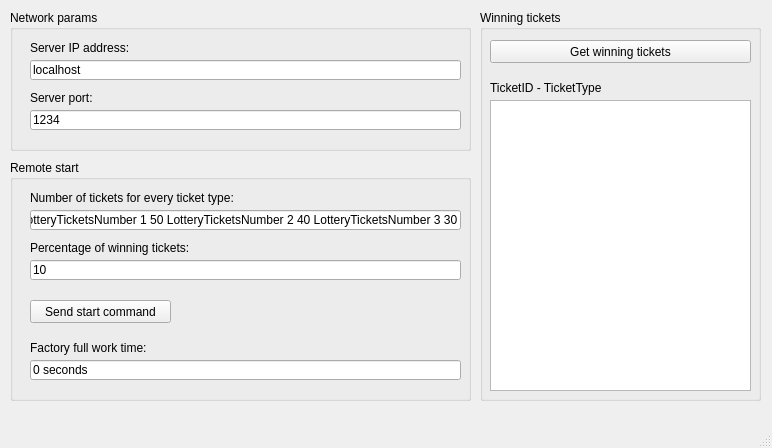
<?xml version="1.0" encoding="UTF-8"?>
<ui version="4.0">
 <class>MainWindow</class>
 <widget class="QMainWindow" name="MainWindow">
  <property name="geometry">
   <rect>
    <x>0</x>
    <y>0</y>
    <width>772</width>
    <height>448</height>
   </rect>
  </property>
  <property name="windowTitle">
   <string>MainWindow</string>
  </property>
  <widget class="QWidget" name="centralwidget">
   <widget class="QGroupBox" name="groupBox">
    <property name="geometry">
     <rect>
      <x>10</x>
      <y>160</y>
      <width>461</width>
      <height>241</height>
     </rect>
    </property>
    <property name="title">
     <string>Remote start</string>
    </property>
    <widget class="QLabel" name="label_4">
     <property name="geometry">
      <rect>
       <x>20</x>
       <y>30</y>
       <width>431</width>
       <height>16</height>
      </rect>
     </property>
     <property name="text">
      <string>Number of tickets for every ticket type:</string>
     </property>
    </widget>
    <widget class="QLineEdit" name="lineEdit_Prc">
     <property name="geometry">
      <rect>
       <x>20</x>
       <y>100</y>
       <width>431</width>
       <height>20</height>
      </rect>
     </property>
     <property name="text">
      <string>10</string>
     </property>
    </widget>
    <widget class="QLineEdit" name="lineEdit_Params">
     <property name="geometry">
      <rect>
       <x>20</x>
       <y>50</y>
       <width>431</width>
       <height>20</height>
      </rect>
     </property>
     <property name="text">
      <string>LotteryTicketsNumber 1 50 LotteryTicketsNumber 2 40 LotteryTicketsNumber 3 30</string>
     </property>
    </widget>
    <widget class="QLabel" name="label_5">
     <property name="geometry">
      <rect>
       <x>20</x>
       <y>80</y>
       <width>431</width>
       <height>16</height>
      </rect>
     </property>
     <property name="text">
      <string>Percentage of winning tickets:</string>
     </property>
    </widget>
    <widget class="QPushButton" name="pushButton_Send">
     <property name="geometry">
      <rect>
       <x>20</x>
       <y>140</y>
       <width>141</width>
       <height>23</height>
      </rect>
     </property>
     <property name="text">
      <string>Send start command</string>
     </property>
    </widget>
    <widget class="QLabel" name="label_6">
     <property name="geometry">
      <rect>
       <x>20</x>
       <y>180</y>
       <width>431</width>
       <height>16</height>
      </rect>
     </property>
     <property name="text">
      <string>Factory full work time:</string>
     </property>
    </widget>
    <widget class="QLineEdit" name="lineEdit_WorkTime">
     <property name="geometry">
      <rect>
       <x>20</x>
       <y>200</y>
       <width>431</width>
       <height>20</height>
      </rect>
     </property>
     <property name="text">
      <string>0 seconds</string>
     </property>
    </widget>
   </widget>
   <widget class="QGroupBox" name="groupBox_2">
    <property name="geometry">
     <rect>
      <x>10</x>
      <y>10</y>
      <width>461</width>
      <height>141</height>
     </rect>
    </property>
    <property name="title">
     <string>Network params</string>
    </property>
    <widget class="QLineEdit" name="lineEdit_Port">
     <property name="geometry">
      <rect>
       <x>20</x>
       <y>100</y>
       <width>431</width>
       <height>20</height>
      </rect>
     </property>
     <property name="text">
      <string>1234</string>
     </property>
    </widget>
    <widget class="QLabel" name="label_3">
     <property name="geometry">
      <rect>
       <x>20</x>
       <y>80</y>
       <width>201</width>
       <height>16</height>
      </rect>
     </property>
     <property name="text">
      <string>Server port:</string>
     </property>
    </widget>
    <widget class="QLabel" name="label_2">
     <property name="geometry">
      <rect>
       <x>20</x>
       <y>30</y>
       <width>151</width>
       <height>16</height>
      </rect>
     </property>
     <property name="text">
      <string>Server IP address:</string>
     </property>
    </widget>
    <widget class="QLineEdit" name="lineEdit_IP">
     <property name="geometry">
      <rect>
       <x>20</x>
       <y>50</y>
       <width>431</width>
       <height>20</height>
      </rect>
     </property>
     <property name="text">
      <string>localhost</string>
     </property>
    </widget>
   </widget>
   <widget class="QGroupBox" name="groupBox_3">
    <property name="geometry">
     <rect>
      <x>480</x>
      <y>10</y>
      <width>281</width>
      <height>391</height>
     </rect>
    </property>
    <property name="title">
     <string>Winning tickets</string>
    </property>
    <widget class="QListView" name="listView">
     <property name="geometry">
      <rect>
       <x>10</x>
       <y>90</y>
       <width>261</width>
       <height>291</height>
      </rect>
     </property>
    </widget>
    <widget class="QPushButton" name="pushButton_GetWinTick">
     <property name="geometry">
      <rect>
       <x>10</x>
       <y>30</y>
       <width>261</width>
       <height>23</height>
      </rect>
     </property>
     <property name="text">
      <string>Get winning tickets</string>
     </property>
    </widget>
    <widget class="QLabel" name="label">
     <property name="geometry">
      <rect>
       <x>10</x>
       <y>70</y>
       <width>261</width>
       <height>16</height>
      </rect>
     </property>
     <property name="text">
      <string>TicketID - TicketType</string>
     </property>
    </widget>
   </widget>
  </widget>
  <widget class="QMenuBar" name="menubar">
   <property name="geometry">
    <rect>
     <x>0</x>
     <y>0</y>
     <width>772</width>
     <height>21</height>
    </rect>
   </property>
  </widget>
  <widget class="QStatusBar" name="statusbar"/>
 </widget>
 <resources/>
 <connections/>
</ui>
